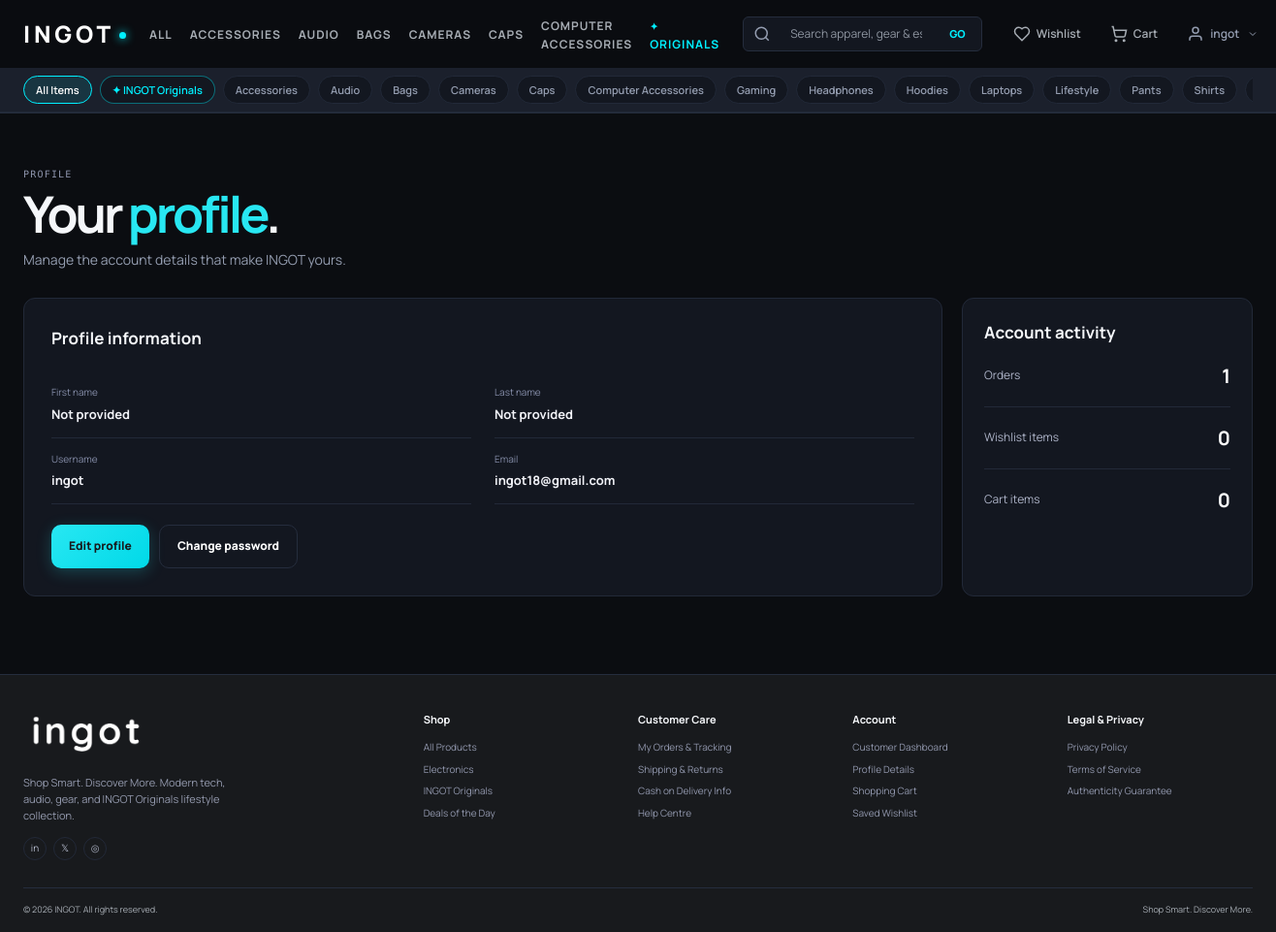
Page /profile/ (signed in) on the committed database.
### products/models.py (models this page shows, shortened)
class Category(models.Model):
    name = models.CharField(max_length=100, unique=True)
    slug = models.SlugField(max_length=120, unique=True, blank=True)
    description = models.TextField(blank=True)
    image = models.ImageField(upload_to='categories/', blank=True)
    is_ingot_original = models.BooleanField(
        default=False,
        help_text="Designates whether this category belongs to the INGOT Originals collection."
    )
    is_active = models.BooleanField(default=True)
    created_at = models.DateTimeField(auto_now_add=True)
    class Meta:
        ordering = ['name']
        verbose_name_plural = 'categories'

### accounts/views.py (the view)
# urls.py: path('profile/', views.profile, name='profile'),
@login_required
def profile(request):
    return render(request, 'accounts/profile.html', _account_stats(request.user))

### accounts/views.py (called while the page is built)
def _account_stats(user):
    cart_items = 0
    wishlist_items = 0
    orders_count = 0
    try:
        cart_items = sum(item.quantity for item in Cart.objects.get(user=user).items.all())
    except Cart.DoesNotExist:
        pass
    try:
        wishlist_items = Wishlist.objects.get(user=user).items.count()
    except Wishlist.DoesNotExist:
        pass
    try:
        from orders.models import Order
        orders_count = Order.objects.filter(user=user).count()
    except Exception:
        pass
    return {'orders_count': orders_count, 'cart_items': cart_items, 'wishlist_items': wishlist_items}

### accounts/templates/accounts/profile.html (shortened to what this page needs)
{% extends "base.html" %}
{% block content %}
<section class="account-page container"><div class="page-heading"><p class="eyebrow">PROFILE</p><h1>Your <em>profile</em>.</h1><p>Manage the account details that make INGOT yours.</p></div><div class="profile-layout"><article class="profile-card"><h2>Profile information</h2><dl class="profile-details"><div><dt>First name</dt><dd>{{ user.first_name|default:'Not provided' }}</dd></div><div><dt>Last name</dt><dd>{{ user.last_name|default:'Not provided' }}</dd></div><div><dt>Username</dt><dd>{{ user.username }}</dd></div><div><dt>Email</dt><dd>{{ user.email|default:'Not provided' }}</dd></div></dl><div class="profile-actions"><a class="button" href="{% url 'profile_edit' %}">Edit profile</a><a class="button button-ghost" href="{% url 'profile_password' %}">Change password</a></div></article><aside class="profile-stats"><h2>Account activity</h2><div><span>Orders</span><strong>{{ orders_count }}</strong></div><div><span>Wishlist items</span><strong>{{ wishlist_items }}</strong></div><div><span>Cart items</span><strong>{{ cart_items }}</strong></div></aside></div></section>
{% endblock %}

### templates/includes/navbar.html (shortened to what this page needs)
{% load static %}
<header class="site-header" id="site-header">
  <div class="container nav-main-wrap">
    <a class="brand" href="{% url 'home' %}" aria-label="INGOT Home">
      <div class="brand-wordmark">
        <span class="brand-title">INGOT</span>
        <span class="brand-dot"></span>
      </div>
    </a>
    <nav class="primary-nav" id="primary-nav" aria-label="Main Navigation">
      <a class="nav-cat-link {% if not selected_category and not collection and request.resolver_match.url_name == 'products' %}active{% endif %}" href="{% url 'products' %}">
        ALL
      </a>
      {% for cat in nav_categories|slice:":6" %}
        <a class="nav-cat-link {% if selected_category == cat.slug %}active{% endif %}" href="{% url 'products' %}?category={{ cat.slug }}">
          {{ cat.name|upper }}
        </a>
      {% endfor %}
      <a class="nav-cat-link nav-highlight {% if collection == 'ingot_originals' or request.resolver_match.url_name == 'ingot_originals' %}active{% endif %}" href="{% url 'ingot_originals' %}">
        <span class="cyan-bullet">✦</span> ORIGINALS
      </a>
    </nav>
    <div class="nav-search-container">
      <form action="{% url 'products' %}" method="get" class="nav-search-form" id="nav-search-form">
        <div class="nav-search-input-wrap">
          <svg class="search-glass-icon" viewBox="0 0 24 24" fill="none" stroke="currentColor" stroke-width="2" width="16" height="16" aria-hidden="true">
            <circle cx="11" cy="11" r="8"></circle>
            <path d="m21 21-4.3-4.3"></path>
          </svg>
          <input
            type="search"
            name="search"
            id="nav-search-input"
            class="nav-search-input"
            placeholder="Search apparel, gear & essentials..."
            autocomplete="off"
            value="{{ query|default:'' }}"
            aria-label="Search catalogue"
          >
          <button type="submit" class="nav-search-button" aria-label="Search">
            <span>GO</span>
          </button>
        </div>
      </form>
    </div>
    <div class="nav-actions">
      <a class="nav-action-item nav-wishlist" href="{% url 'wishlist_detail' %}" title="Wishlist" aria-label="Wishlist">
        <svg viewBox="0 0 24 24" fill="none" stroke="currentColor" stroke-width="2" width="18" height="18" aria-hidden="true">
          <path d="M19 14c1.49-1.46 3-3.21 3-5.5A5.5 5.5 0 0 0 16.5 3c-1.76 0-3 .5-4.5 2-1.5-1.5-2.74-2-4.5-2A5.5 5.5 0 0 0 2 8.5c0 2.3 1.5 4.05 3 5.5l7 7Z"></path>
        </svg>
        <span class="action-label">Wishlist</span>
      </a>
      <a class="nav-action-item nav-cart" href="{% url 'cart_detail' %}" title="Shopping Cart" aria-label="Shopping Cart">
        <svg viewBox="0 0 24 24" fill="none" stroke="currentColor" stroke-width="2" width="18" height="18" aria-hidden="true">
          <circle cx="8" cy="21" r="1"></circle>
          <circle cx="19" cy="21" r="1"></circle>
          <path d="M2.05 2.05h2l2.66 12.42a2 2 0 0 0 2 1.58h9.78a2 2 0 0 0 1.95-1.57l1.65-7.43H5.12"></path>
        </svg>
        <span class="action-label">Cart</span>
      </a>
      <div class="nav-account-dropdown-wrap" id="account-dropdown-wrap">
        {% if user.is_authenticated %}
          <button class="nav-action-item nav-account-btn" id="account-dropdown-btn" type="button" aria-expanded="false" aria-haspopup="true">
            <svg viewBox="0 0 24 24" fill="none" stroke="currentColor" stroke-width="2" width="18" height="18" aria-hidden="true">
              <path d="M20 21v-2a4 4 0 0 0-4-4H8a4 4 0 0 0-4 4v2"></path>
              <circle cx="12" cy="7" r="4"></circle>
            </svg>
            <span class="action-label">{{ user.first_name|default:user.username }}</span>
            <svg class="chevron-icon" viewBox="0 0 24 24" fill="none" stroke="currentColor" stroke-width="2" width="12" height="12"><path d="m6 9 6 6 6-6"/></svg>
          </button>
        {% endif %}
      </div>
    </div>
  </div>
  <nav class="subcategory-chips-bar" aria-label="Category Chips">
    <div class="container chips-scroll-wrap">
      <a class="chip-item {% if not selected_category and not collection %}active{% endif %}" href="{% url 'products' %}">
        All Items
      </a>
      <a class="chip-item chip-highlight {% if collection == 'ingot_originals' %}active{% endif %}" href="{% url 'ingot_originals' %}">
        ✦ INGOT Originals
      </a>
      {% for cat in nav_categories %}
        <a class="chip-item {% if selected_category == cat.slug %}active{% endif %}" href="{% url 'products' %}?category={{ cat.slug }}">
          {{ cat.name }}
        </a>
      {% endfor %}
    </div>
  </nav>
</header>

### rows in the picture
Category: name "ACCESSORIES", name "Accessories"
Category: name "AUDIO", name "Audio"
Category: name "BAGS", name "Bags"
Category: name "CAMERAS", name "Cameras"
Category: name "CAPS", name "Caps"
Category: name "COMPUTER ACCESSORIES", name "Computer Accessories"
Category: name "Gaming"
Category: name "Headphones"
Category: name "Hoodies"
Category: name "Laptops"
Category: name "Lifestyle"
Category: name "Pants"
Category: name "Shirts"

### other values in the picture
{{ user.first_name|default:user.username }} "ingot"
{{ user.first_name|default:'Not provided' }} "Not provided"
{{ user.last_name|default:'Not provided' }} "Not provided"
{{ user.username }} "ingot"
{{ user.email|default:'Not provided' }} "ingot18@gmail.com"
{{ orders_count }} "1"
{{ wishlist_items }} "0"
{{ cart_items }} "0"
